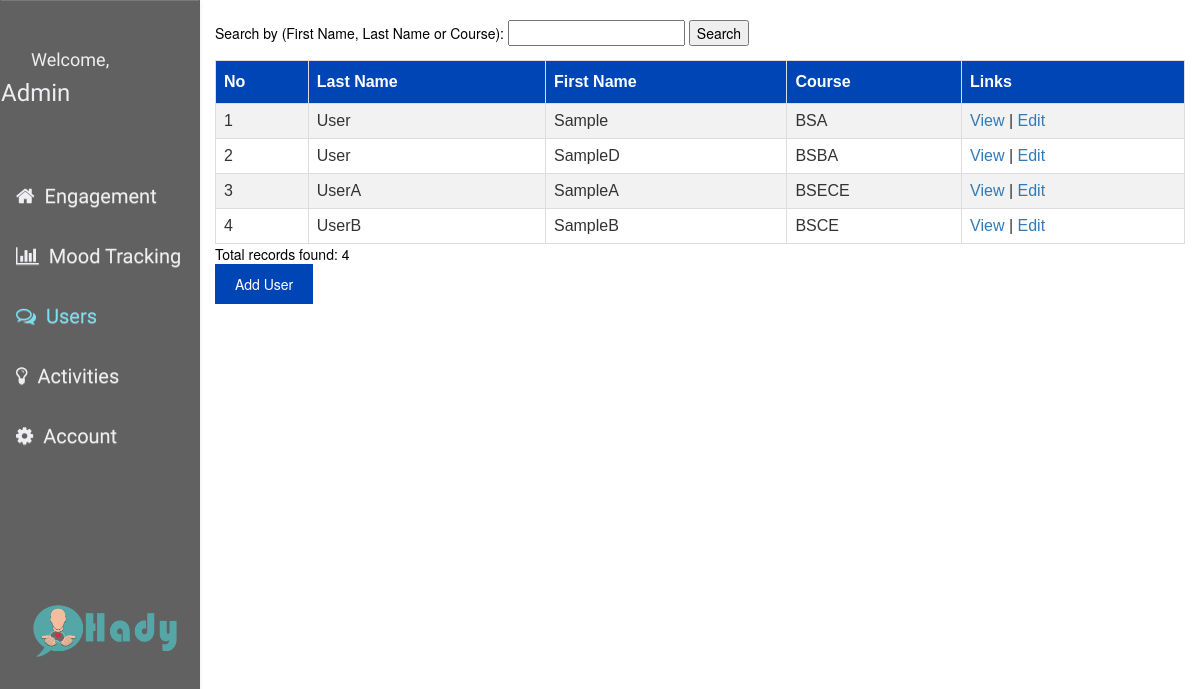
Page /admin/users.php?txtSearch=Sample (signed in) on the committed database.
### tables this page shows
CREATE TABLE `tbl_user` (
  `UserID` varchar(60) NOT NULL,
  `Email` varchar(50) NOT NULL,
  `Password` varchar(50) NOT NULL,
  `FName` varchar(50) NOT NULL,
  `MName` varchar(50) NOT NULL,
  `LName` varchar(50) NOT NULL,
  `BDate` date NOT NULL,
  `MNumber` varchar(15) NOT NULL,
  `Gender` varchar(10) NOT NULL,
  `Course` varchar(10) NOT NULL,
  `Nickname` varchar(50) NOT NULL,
  `access_type` int(11) DEFAULT NULL
);

### admin/users.php (the view, shortened to what this page needs)
<!DOCTYPE html>
<html lang="en">
  <head>
    <link rel="stylesheet" href="../css/bootstrap.min.css">
    <link rel="stylesheet" href="../css/bootstrap-theme.min.css">
    <link rel="stylesheet" href="css/navbar-fixed-side.css" />
    <link rel="stylesheet" href="../font-awesome-4.7.0\font-awesome-4.7.0\css\font-awesome.min.css">
  </head>
  <body ng-app="hadyWebApp">
    <div class="container-fluid">
      <div class="row">
        <div class="col-sm-3 col-lg-2">
          <nav class="navbar navbar-default navbar-fixed-side">
            <div class="container-fluid navForeground">
                <div class="navbar-header">
                    <a class="navbar-brand" id="UserAvatar">
                    </a>
                    <div class="welcomeUser">
                      <h4>Welcome,</h4>
                      <h3><?php echo $_SESSION['nickname']?></h3>
                    </div>
                </div>
                <div class="navbar-main" id="bs-example-navbar-collapse-1">
                    <ul class="nav navbar-nav">
                        <li><a href="index.php"><i class="fa fa-home"></i><span class="textLink">Engagement</span></a></li>
                        <li><a href=""><i class="fa fa-bar-chart"></i><span class="textLink">Mood Tracking</span></a></li>
                        <li><a href="users.php" class="active"><i class="fa fa-comments-o"></i><span class="textLink">Users</span></a></li>
                        <li><a href="#"><i class="fa fa-lightbulb-o"></i><span class="textLink">Activities</span></a></li>
                        <li><a href="#"><i class="fa fa-cog"></i><span class="textLink">Account</span></a></li>
                    </ul>
                </div>
                <div class="navbar-footer">
                  <img src="../resources/LogoNamePNG.png" alt="Hady Logo" class="img-responsive">
                </div>
            </div>
          </nav>
        </div>
        <div class="col-sm-9 col-lg-10 content">
			<?php
				include 'db_conn.php';
				if ($connection1 == false)
			{
				echo 'Unable to connect to Database server!<br>';
				if (DB_SHOWERROR)
					echo 'ERROR DETAILS:', mysqli_connect_error(), '<br>';
			}
			 else
			{
				$search = "";
				echo'<form method = get>';
				echo"<br>Search by (First Name, Last Name or Course): <input type=text name=txtSearch value='$search'> ";
				echo'<input type=submit value="Search"><br>';
				echo'</form>';
				$search = trim(@$_GET['txtSearch']);
				if(strlen($search)>1)
					showUser($connection1,$search);
			}
			function showUser($connection1,$search)
			{
				$search = addslashes($search);
				 $sql = "SELECT UserID,
							FName,
							LName,
							Course
							FROM tbl_user
							Where FName Like '%$search%' or
							LName Like '%$search%' or
							Course Like '%$search%'
							ORDER BY LName";
				$results = mysqli_query($connection1, $sql);
				if($results == false)
				{
					echo 'Unable to perform database query<br>';
					if (DB_SHOWERROR)
						echo 'ERROR DETAILS:' , mysqli_error($connection1),'<br>';
				}
				else
				{
					$linenumber=0;
					echo '<table class = "listest">';
					echo '<tr><th>No</th><th>Last Name</th><th>First Name </th><th>Course</th><th>Links</th></tr>';
					while($record = mysqli_fetch_array($results, MYSQLI_ASSOC))
					{
						echo '<tr>';
						echo '<td>',++$linenumber,'</td>';
						echo '<td>',$record['LName'],'</td>';
						echo '<td>',$record['FName'],'</td>';
						echo '<td>',$record['Course'],'</td>';
						$viewlink = "userview.php?id=".$record['UserID'] . "&txtSearch=$search";
						$editlink = "userupdate.php?id=".$record['UserID'] . "&txtSearch=$search";
						echo "<td><a href='$viewlink'>View</a> | <a href='$editlink'>Edit</a> </td>";
						echo '</tr>';
					}
					echo '</table>';
					echo 'Total records found: ', mysqli_num_rows($results) , '<br>';
					echo "<a class = 'link' href ='useradd.php'>Add User</a></br>";
				}
			}
			?>
        </div>
      </div>
    </div>
  </body>
</html>

### admin/css/navbar-fixed-side.css (style rules this page uses)
.navbar-fixed-side { font-family: 'Ubuntu', sans-serif; }
.navbar-fixed-side .navbar-nav>li>.active { color: #77DFF0; }
@media (min-width: 768px) { .navbar-fixed-side { position: fixed; margin: 0 -15px; height: 100vh; width: inherit; overflow: hidden; border-top-width: 0; border-bottom-width: 0; border-radius: 0; background: rgba(30, 30, 30, 0.7); background-image: none; background-repeat: no-repeat; border-color: transparent; } }
@media (min-width: 768px) { .navbar-fixed-side .container, .navbar-fixed-side .container-fluid { width: auto; padding-left: 0; padding-right: 0; } }
@media (min-width: 768px) { .navbar-fixed-side .navbar-header { float: none; margin-top: 30px; margin-bottom: 40px; } }
@media (min-width: 768px) { .navbar-fixed-side .navbar-header .welcomeUser { margin-top: 20px; color: #EFEEF1; } }
@media (min-width: 768px) { .navbar-fixed-side .navbar-header .welcomeUser h3 { margin-top: 5px; } }
@media (min-width: 768px) { .navbar-fixed-side .navbar-header>a { color: #EFEEF1; } }
@media (min-width: 768px) { .navbar-fixed-side .navbar-brand { height: auto; } }
@media (min-width: 768px) { .navbar-fixed-side .navbar-footer { margin-top: 135px; margin-left: 30px; margin-right: 20px; } }
@media (min-width: 768px) { .navbar-fixed-side .navbar-footer img { height: 60px; width: 160px; } }
@media (min-width: 768px) { .navbar-fixed-side>.container .navbar-brand, .navbar-fixed-side>.container-fluid .navbar-brand { margin-left: 0; } }
@media (min-width: 768px) { .navbar-fixed-side .navbar-nav { float: none; margin: 0 -15px; } }
@media (min-width: 768px) { .navbar-fixed-side .navbar-nav>li { float: none; } }
@media (min-width: 768px) { .navbar-fixed-side .navbar-nav .fa { margin-right: 10px; margin-left: 15px; } }
@media (min-width: 768px) { .navbar-fixed-side .navbar-nav>li>a { padding-top: 10px; padding-bottom: 10px; margin-bottom: 10px; margin-top: 20px; font-size: 20px; color: #EFEEF1; } }

### admin/users.php (style rules this page uses)
body { background:#FFFFFF; -webkit-background-size: cover; -moz-background-size: cover; -o-background-size: cover; background-size: cover; margin: 0; position: relative; }
.content { color: #000000; }
.listest { font-family: "Trebuchet MS", Arial, Helvetica, sans-serif; border-collapse: collapse; width: 100%; }
.listest td, .listest th { border: 1px solid #ddd; padding: 8px; }
.listest tr:nth-child(even) { background-color: #f2f2f2; }
.listest th { padding-top: 12px; padding-bottom: 12px; text-align: left; background-color: #0045b5; color: white; }
.link:link, a:visited { background-color: #0045b5; color: white; padding: 10px 20px; text-align: center; text-decoration: none; display: inline-block; }

### rows in the picture
tbl_user: LName "User", FName "Sample", Course "BSA"
tbl_user: LName "User", FName "SampleD", Course "BSBA"
tbl_user: LName "UserA", FName "SampleA", Course "BSECE"
tbl_user: LName "UserB", FName "SampleB", Course "BSCE"

### other values in the picture
$_SESSION['nickname'] "Admin"
mysqli_num_rows($results) "4"
